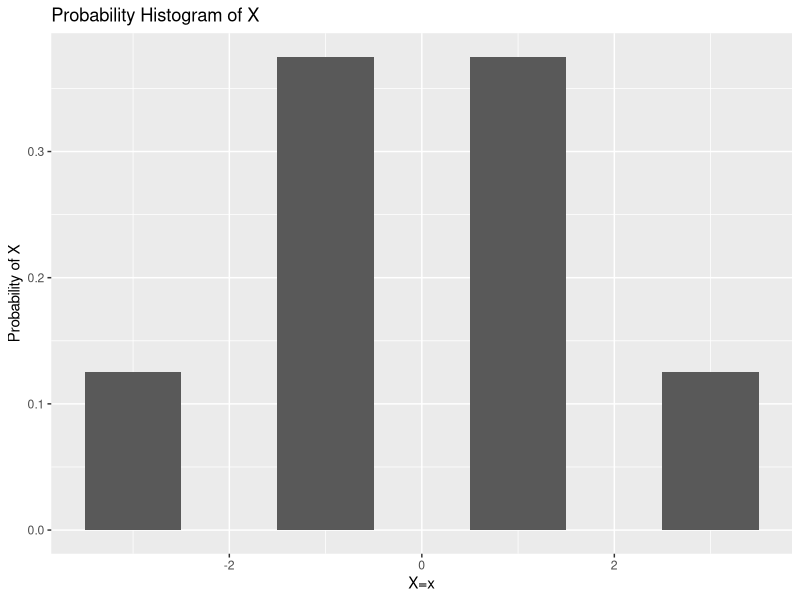

Generate this figure with R:
## ---- chunk 1
knitr::opts_chunk$set(echo = TRUE)
library(tidyverse)
## ---- chunk 2
library(tidyverse)

ht_df <- data.frame(
  x = c(-3,-1,1,3),
  probs = c(1/8,3/8,3/8,1/8))

ggplot(data=ht_df, mapping = aes(x=x,y=probs))+
  geom_col(width=1) + 
  labs(title = "Probability Histogram of X",
       y = "Probability of X",
       x = "X=x") #+
  #scale_x_continuous(breaks = c(-3,-1,1,3))
